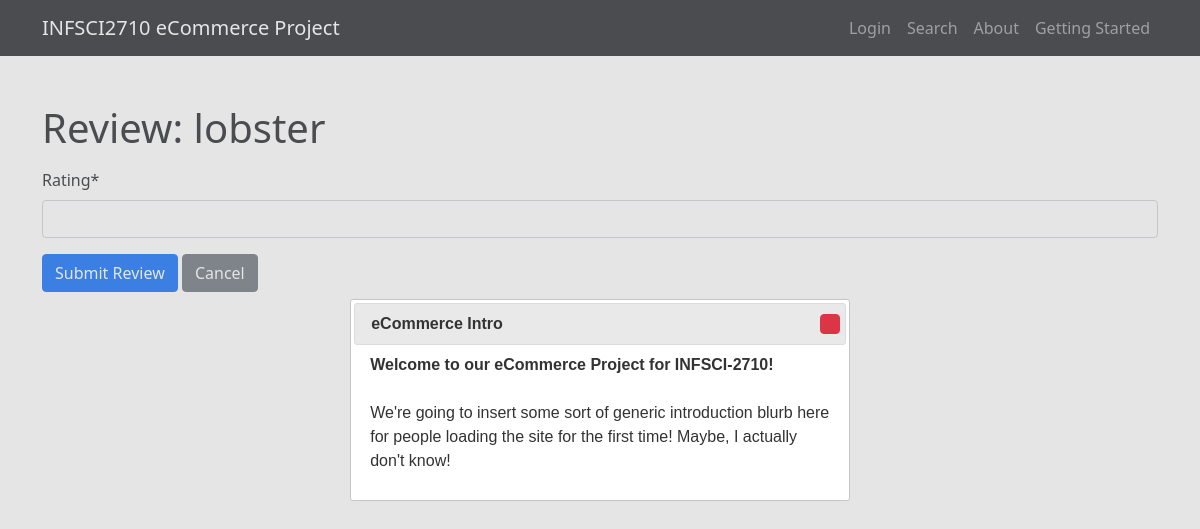
The app's page /review/1/, older data.
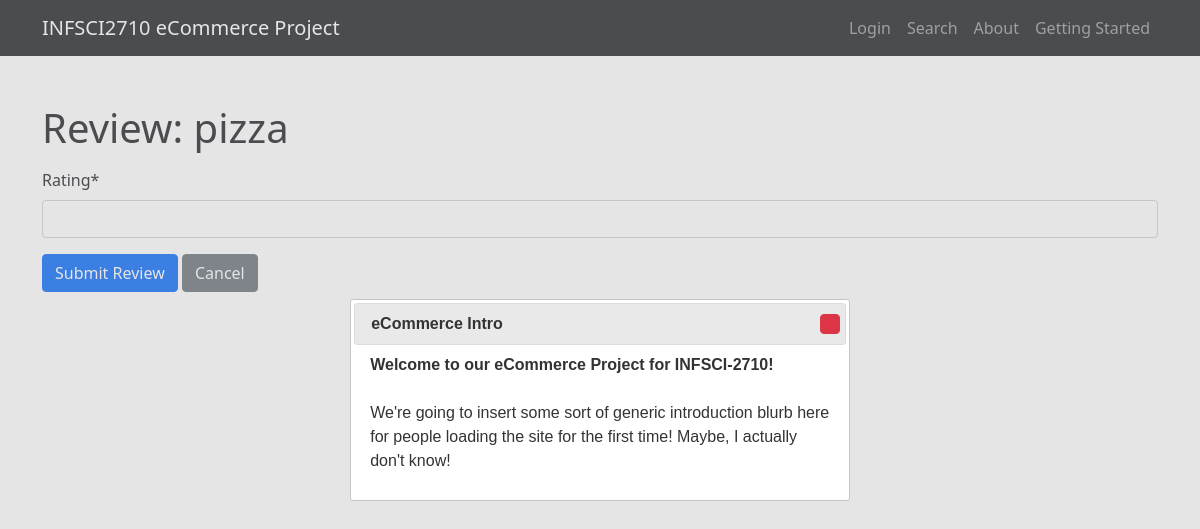
The same page, newer data.
### app/models.py (models this page shows, shortened)
class Product(models.Model):
    name = models.CharField(max_length=200)
    description = models.TextField()
    price = models.DecimalField(max_digits=10, decimal_places=2)
    category = models.ForeignKey(Category, related_name='products', on_delete=models.PROTECT)
    image = models.ImageField(upload_to='product_images/', blank=True, null=True)
    listed = models.BooleanField(default=True)

### app/views.py (the view)
# urls.py: path('review/<int:product_id>/', views.review, name='review'),
def review(request, product_id):
    product = get_object_or_404(Product, pk=product_id)
    if request.method == 'POST':
        form = ReviewForm(request.POST)
        if form.is_valid():
            review = form.save(commit=False)
            review.product = product
            review.save()
            return redirect('product_detail', product_id=product.id)
    else:
        form = ReviewForm()
    return render(request, 'review.html', {'form': form, 'product': product})

### app/forms.py (shortened to what this page needs)
class ReviewForm(forms.ModelForm):
    class Meta:
        model = Review
        fields = ['rating']
    rating = forms.IntegerField(min_value=1, max_value=5, required=True, label='Rating')

### templates/review.html (shortened to what this page needs)
{% extends 'base.html' %}
{% load crispy_forms_tags %}
{% block content %}
<div class="container mt-5">
    <h1>Review: {{ product.name }}</h1>
    <form method="post" class="mt-3">
        {{ form|crispy }}
        <button type="submit" class="btn btn-primary">Submit Review</button>
        <a href="{% url 'product_detail' product.id %}" class="btn btn-secondary">Cancel</a>
    </form>
</div>
{% endblock %}

Row changes from the older to the newer data that the page shows:
changed Product: name "lobster" → "pizza"
